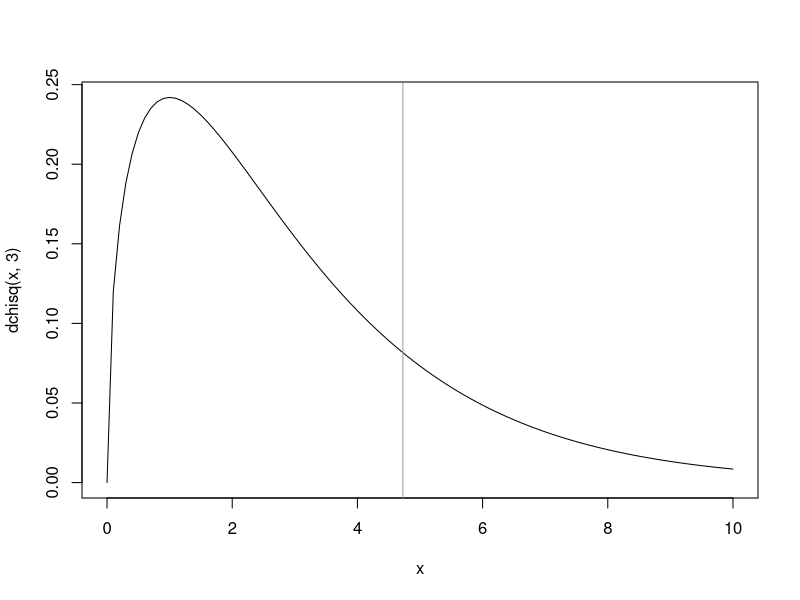

This figure's R source:
# Q2

library(tidyverse)
library(pracma)

# read csv file
table <- read.csv('Q2_5.csv')

# get type of object
typeof(table)

# change list to vector and as numerics
data <- as.numeric(unlist(table[2]))

# store length of data as vector
len = length(data)

# GEOMETRIC
# compute estimate pe from data using MLE
pe = 1/(sum(data)/length(data))

# geometric function for pio values
geom_pio <- function(k, n=NA, est_pe=pe) {
  pio_value <- (1-est_pe)^(k-1)*(est_pe)
  
  if(!is.na(n)) {
    return(pio_value*n)
  }
  
  return(pio_value)
}

# calculate p-value
geom_d1 = 30.646
pchisq(geom_d1,3)

# POISSON
# subtract 1 from the data
data_minus = data - 1

# find pe
pe_poisson = sum(data_minus)/length(data_minus)

# calculate frequencies
table(data_minus)

# poisson function for pio values
poisson_pio <- function(k, n=NA, est_pe=pe_poisson) {
  pio_value <- (exp(-est_pe)*(est_pe)^k)/factorial(k)
  
  if(!is.na(n)) {
    return(pio_value*n)
  }
  
  return(pio_value)
}

# calculate pvalue
geom_d1 = 4.727
pchisq(geom_d1,5)

x=seq(0,10,0.1)
plot(x,dchisq(x,3),type = "l")
abline(v=geom_d1,col = "gray60")


